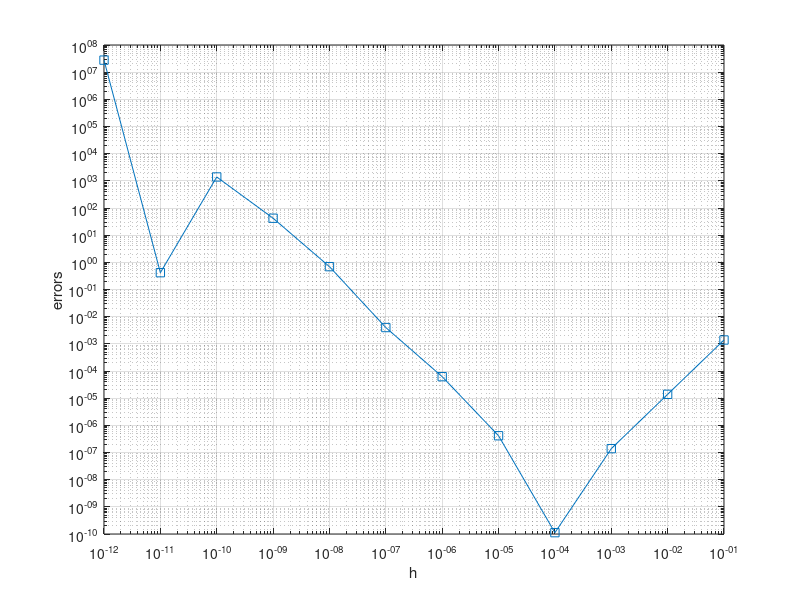

Write the MATLAB code that produced this figure.
format long e

range = 12;

% h = linspace(10^-1, 10^-12, range);
h = [10^-1, 10^-2, 10^-3, 10^-4, 10^-5, 10^-6, 10^-7, 10^-8, 10^-9, 10^-10, 10^-11, 10^-12];
approx = zeros(range,1);
errors = zeros(range,1);

for i=1:range
    approx(i) = ((cos(2 - 2*h(i)) - 2*cos(2) + cos(2 + 2*h(i))) / (4*h(i)^2));
end

approx

for i=1:range
    errors(i) = abs(-cos(2) - approx(i));
end
    
[m, l] = min(errors);

h(l)
(6*(10^-16)/1)^.25

loglog(h, errors, '-s')
xlabel('h')
ylabel('errors')
grid on

% write more stuff rom q!